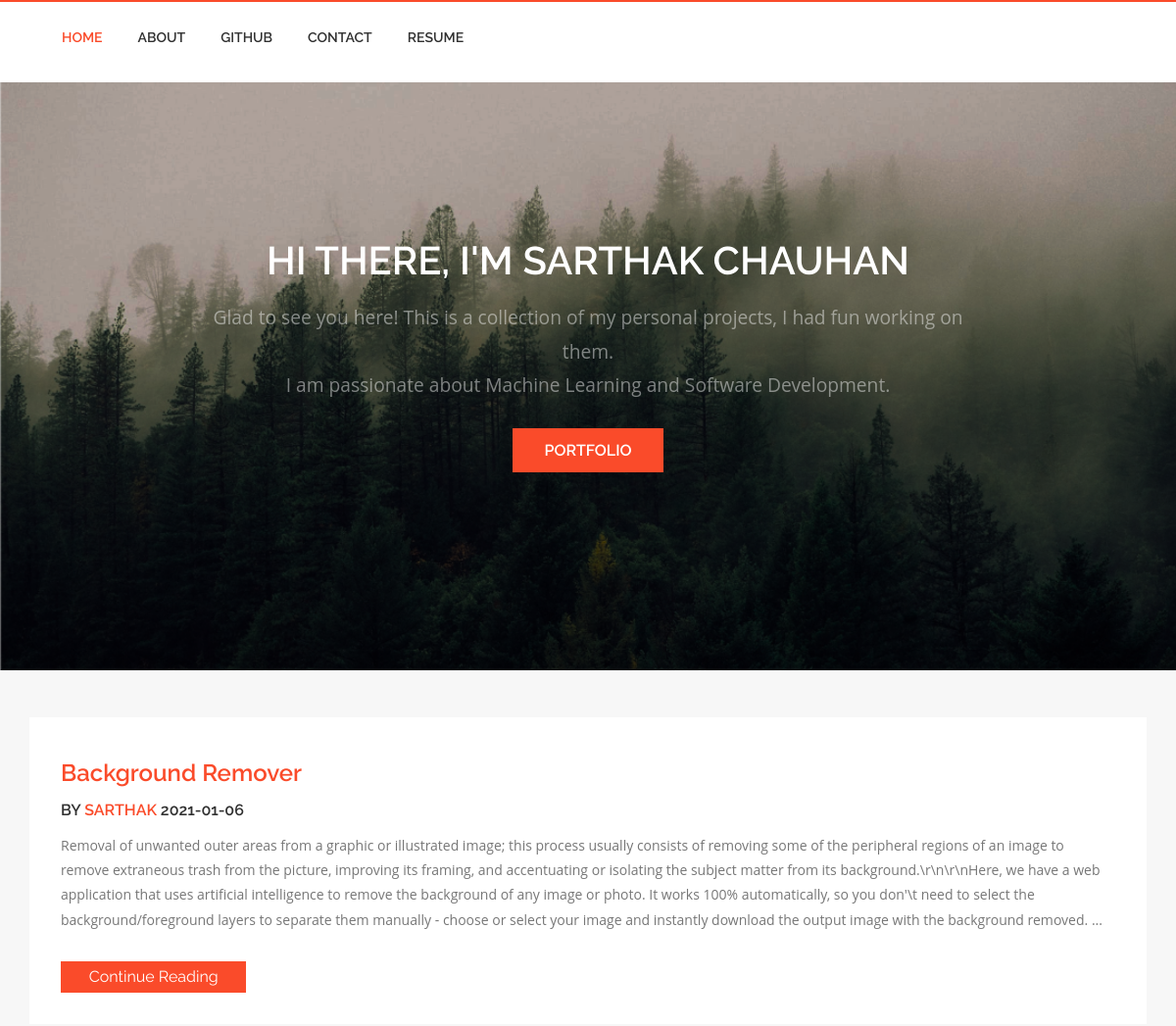
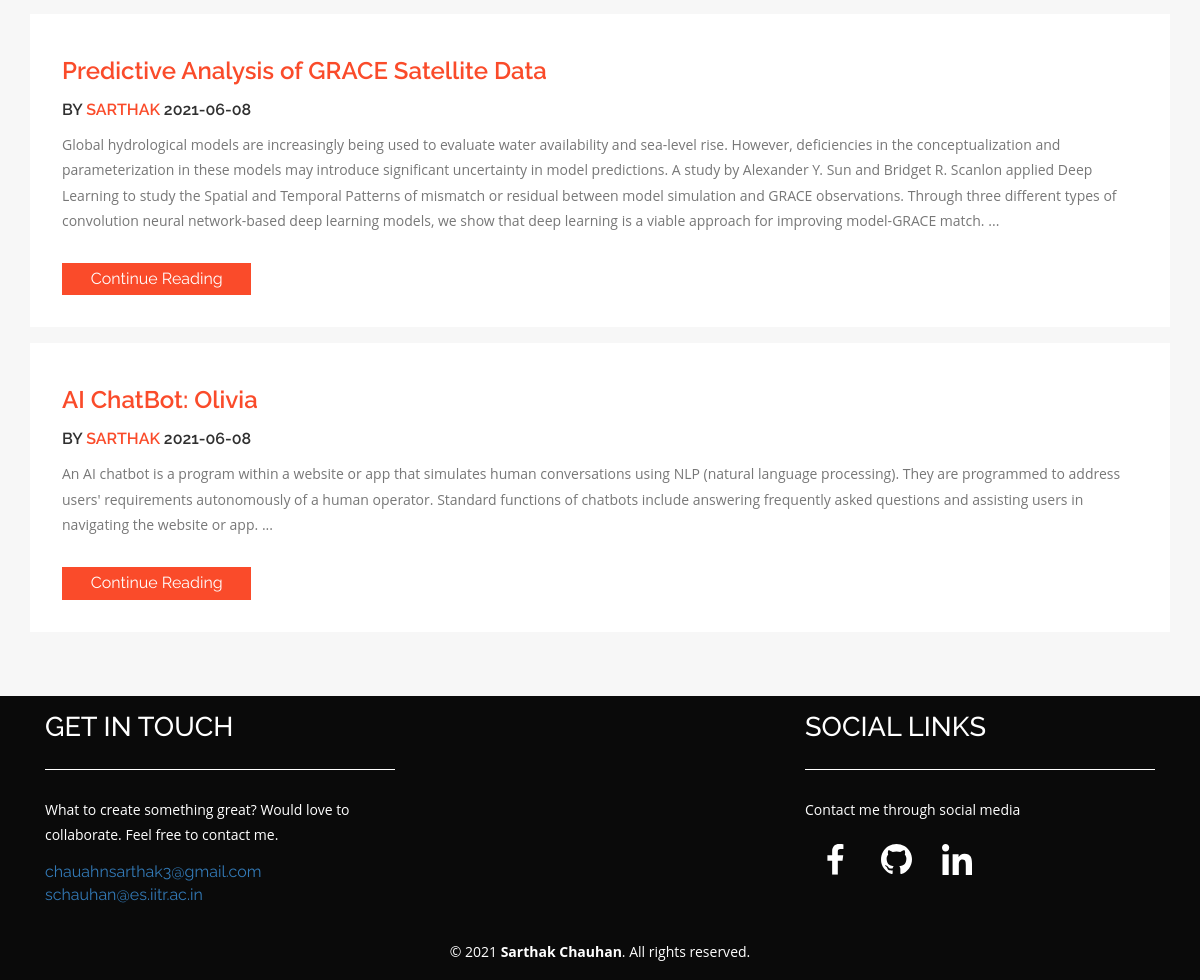
Before: / with the older database file (2 pictures, top to bottom).
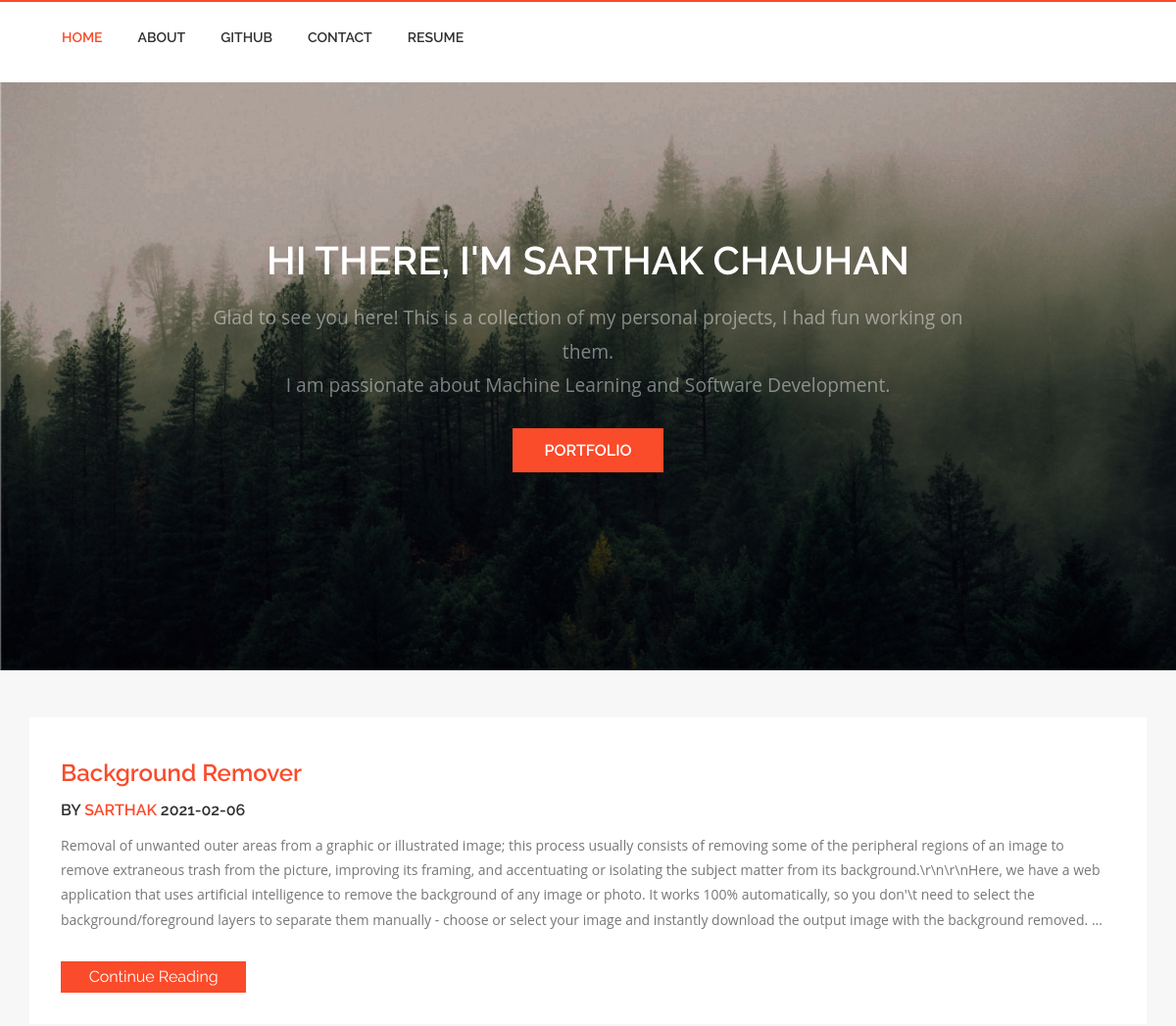
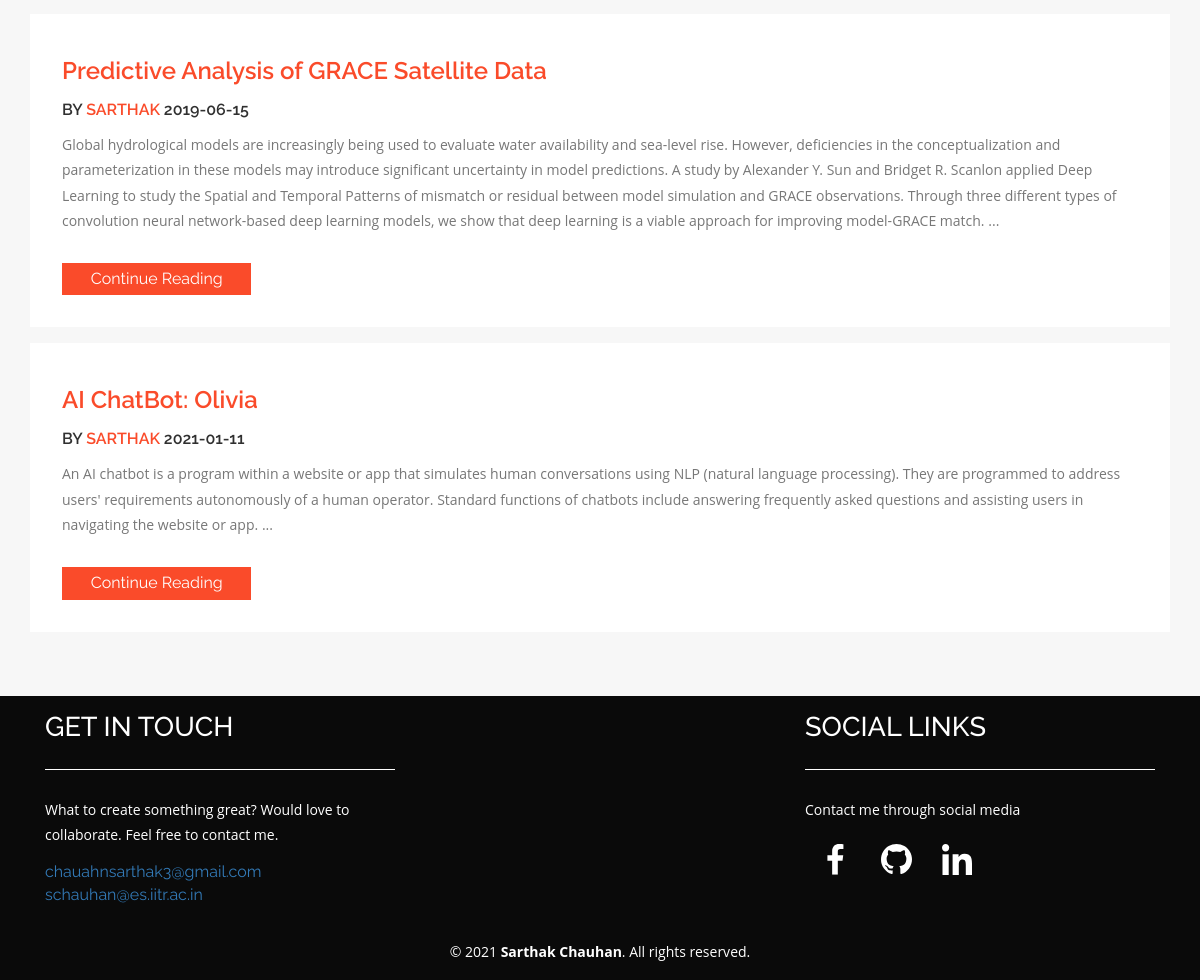
After: the same page with the newer database file (2 pictures, top to bottom).
### app.py (models this page shows)
class Posts(db.Model):
    sno= db.Column(db.Integer, primary_key=True)
    title= db.Column(db.String(80), unique=False, nullable=False)
    slug= db.Column(db.String(120), unique=False, nullable=True)
    image_file= db.Column(db.String(30), unique=False, nullable=True)
    content= db.Column(db.String(1000), unique=False, nullable=True)
    date= db.Column(db.String(12), unique=False, nullable=True)
    html_file= db.Column(db.String(120), unique=False, nullable=True)

### app.py (the view)
@app.route('/')
def home():
    posts=Posts.query.filter_by().all()[0:params['posts_in_homepage']]
    return render_template('home.html', params=params, posts=posts)

### templates/home.html (shortened to what this page needs)
<!DOCTYPE HTML>
<html>
<head>
<link href="{{ url_for('static', filename='css/bootstrap.css') }}" rel='stylesheet' type='text/css' />
<link href="{{ url_for('static', filename='css/style.css') }}" rel='stylesheet' type='text/css' />
<link href="{{ url_for('static', filename='css/animate.min.css') }}" rel="stylesheet">
</head>
<body>
<div class="header" id="ban">
	<div class="container">
		<div class="header_right wow fadeInLeft animated animated" data-wow-delay=".5s" style="visibility: visible; animation-delay: 0.5s; animation-name: fadeInLeft;">
			<nav class="navbar navbar-default">
			<div class="collapse navbar-collapse nav-wil" id="bs-example-navbar-collapse-1">
				<nav class="link-effect-7" id="link-effect-7">
					<ul class="nav navbar-nav">
						<li class="active act"><a href="/"> Home </a></li>
						<li><a href="/about"> About </a></li>
						<li><a href="https://github.com/Sar1hak" target="_blank"> Github </a></li>
						<li><a href="/contact"> Contact </a></li>
						<li><a href="{{ url_for('static', filename= 'images/resume.pdf') }}" target="_blank"> Resume </a></li>
					</ul>
				</nav>
			</div>
		    </nav>
		</div>
		<div class="clearfix"> </div>
	</div>
</div>
<div class="banner">
    <div class="container">
		<h2>HI THERE, I'M SARTHAK CHAUHAN </h2>
		<p>Glad to see you here! This is a collection of my personal projects, I had fun working on them.
			<br>
			I am passionate about Machine Learning and Software Development.
		</p>
		<a href="#main-content">PORTFOLIO</a>
	</div>
</div>
<div class="technology">
	<div id="main-content" class="container">
{% for post in posts %}
    <div class="tc-ch wow fadeInDown"  data-wow-duration=".8s" data-wow-delay=".2s">
    	<h3><a href="/post/{{post.slug}}">{{post.title}}</a></h3>
    	<h6>BY <a href="/about">SARTHAK  </a>{{post.date}}</h6>
    	<p>{{post.content}} ...</p>
    	<div class="bht1">
        	<a href="/post/{{post.slug}}">Continue Reading</a>
    	</div>
    	<div class="clearfix"></div>
	</div>
{% endfor %}
	</div>
</div>
<div class="footer">
	<div class="container">
		<div class="col-md-4 footer-left wow fadeInDown"  data-wow-duration=".8s" data-wow-delay=".2s">
			<h4>GET IN TOUCH</h4>
			<p>What to create something great? Would love to collaborate. Feel free to contact me.</p>
			<a href="mailto:chauhansarthak3@gmail.com">chauahnsarthak3@gmail.com</a>
			<a href="mailto:schauhan@es.iitr.ac.in">schauhan@es.iitr.ac.in</a>
		</div>
		<div class="col-md-4 footer-middle wow fadeInDown"  data-wow-duration=".8s" data-wow-delay=".2s">
		</div>
		<div class="col-md-4 footer-right wow fadeInDown"  data-wow-duration=".8s" data-wow-delay=".2s">
			<h4>SOCIAL LINKS</h4>
			<p>Contact me through social media </p>
			<div class="nav navbar-nav navbar-right social-icons wow fadeInRight animated animated" data-wow-delay=".5s" style="visibility: visible; animation-delay: 0.5s; animation-name: fadeInRight;">
				<div class="col-lg-2 col-md-2 col-sm-2 col-xs-2">
					<div id="Facebook">
						<a href="https://www.facebook.com/sarthak.chauhan.5264"> <img src="{{ url_for('static', filename='images/facebook.svg') }}" alt="photo" id="Behance" width="100%"> </a>
					</div>
				</div>
				<div class="col-lg-2 col-md-2 col-sm-2 col-xs-2">
					<div id="Github">
						<a href="https://github.com/Sar1hak"> <img src="{{ url_for('static', filename='images/Github.svg') }}" alt="photo" id="Dribbble" width="100%"> </a>
					</div>
				</div>
				<div class="col-lg-2 col-md-2 col-sm-2 col-xs-2">
					<div id="Linkedin">
						<a href="https://www.linkedin.com/in/sarthak-chauhan-3a8776149/"> <img src="{{ url_for('static', filename='images/linkedin.svg') }}" alt="photo" id="Medium" width="100%"> </a>
					</div>
				</div>
			</div>
			<div class="clearfix"> </div>
		</div>
		<div class="clearfix"></div>
	</div>
</div>
<div class="copyright wow fadeInDown"  data-wow-duration=".8s" data-wow-delay=".2s">
	<div class="container">
		<p>© 2021 <a href="/about">Sarthak Chauhan</a>. All rights reserved.</p>
	</div>
</div>
</body>
</html>

### static/css/style.css (style rules this page uses)
html, body { font-family: 'Raleway', sans-serif; font-size: 100%; background: #f7f7f7; }
body a,.grid_1,plan_1,plan_1.one,plan_1.two,i.icon1, i.icon2, i.icon3, i.icon4, i.icon5, i.icon6 { transition:0.5s all; -webkit-transition:0.5s all; -moz-transition:0.5s all; -o-transition:0.5s all; -ms-transition:0.5s all; }
h1,h2,h3,h4,h5,h6 { margin:0; font-family: 'Raleway', sans-serif; }
p { margin:0; font-family: 'Open Sans', sans-serif; }
ul { margin:0; padding:0; }
.header { background: #FFF; padding: 1em 0; box-shadow: 0px 1px 9px 1px #cfcfcf; border-top: 2px solid #fa4b2a; }
.navbar-right { float: left !important; margin-right: -15px; }
.social-icons { margin-top: 0.5em; }
.header_right { float: left; margin-left: 0em; margin-right: 3em; }
.navbar { margin-bottom: 0; }
.navbar-default { background: none; border: none; }
.navbar-default .navbar-nav > li > a { color: #303030; }
.navbar-nav > li > a { font-size: 14px; padding: 10px 18px; text-transform: uppercase; font-family: 'Raleway', sans-serif; font-weight: 600; }
.navbar-default .navbar-nav > .active > a, .navbar-default .navbar-nav > .active > a:hover, .navbar-default .navbar-nav > .active > a:focus { color: #fa4b2a; background: none; }
.navbar-default .navbar-nav > .active > a:before { color:#fa4b2a; }
.link-effect-7 { -moz-perspective: 900px; -webkit-perspective: 900px; perspective: 900px; }
.link-effect-7 a { color: rgba(0, 0, 0, 0.4); text-shadow: none; margin: 0; -moz-transition: 0.3s; -o-transition: 0.3s; -webkit-transition: 0.3s; transition: 0.3s; }
.link-effect-7 a::before { color: white; content: attr(data-hover); position: absolute; -moz-transition: 0.3s; -o-transition: 0.3s; -webkit-transition: 0.3s; transition: 0.3s; -moz-transform-origin: 50% 0 50%; -ms-transform-origin: 50% 0 50%; -webkit-transform-origin: 50% 0 50%; transform-origin: 50% 0 50%; -moz-transform-style: preserve-3d; -webkit-transform-style: preserve-3d; transform-style: preserve-3d; }
.banner { background: url(../images/banner-1.png) no-repeat 0px 0px; background-size:cover; -webkit-background-size: cover; -o-background-size: cover; -ms-background-size: cover; -moz-background-size: cover; min-height: 600px; }
.banner a { font-size: 1em; color: #fff; font-weight: 600; padding: 0.8em 2em; background:#fa4b2a; }
.banner h2 { font-size:2.5em; font-weight: 600; color: #fff; }
.banner { padding: 10em 0 0; text-align: center; }
.banner p { font-size: 1.2em; color: rgba(255, 255, 255, 0.46); font-weight: 400; line-height: 1.8em; margin: 1em auto 2em; width: 70%; }
.tc-ch h3 a,.wthree h3 a { color: #fa4b2a; font-weight: 600; }
.tc-ch p,.wthree p { color: #777; font-size: 0.875em; line-height: 1.8em; margin: 1em 0; }
.tc-ch h3,.wthree h3 { margin: 0.5em 0 0; font-size:1.5em; }
.tc-ch { background: #fff; padding: 2em 2em; margin-bottom: 1em; }
.bht1 a { background: #fa4b2a; padding: 0.3em 1.8em; display:inline-block; color: #fff; }
.bht1 { float: left; padding-top: 1em; }
.tc-ch h6,.wthree h6 { font-size: 1em; color: #303030; font-weight: 600; margin-top: 1em; }
.tc-ch h6 a,.wthree h6 a { color: #fa4b2a; }
.footer { background: #0a0a0a; padding: 1em 0; margin-top: 3em; }
.footer p { font-size: 0.875em; color: #fff; margin: 1em 0; line-height: 1.8em; }
.footer h4 { font-size: 1.7em; color: #fff; border-bottom: 1px solid #fff; margin-bottom: 1em; padding-bottom: 1em; }
.copyright { background:#0a0a0a; padding: 1em 0; text-align: center; }
.copyright p { font-size: 0.875em; color: #ffffff; line-height: 1.8em; }
.copyright p a { color: #ffffff; font-weight:700; }
.technology { margin-top: 3em; }

Changed rows visible on the page:
changed Posts "Background Remover": date "2021-01-06" → "2021-02-06"
changed Posts "Predictive Analysis of GRACE Satellite Data": date "2021-06-08" → "2019-06-15"
changed Posts "AI ChatBot: Olivia": date "2021-06-08" → "2021-01-11"
